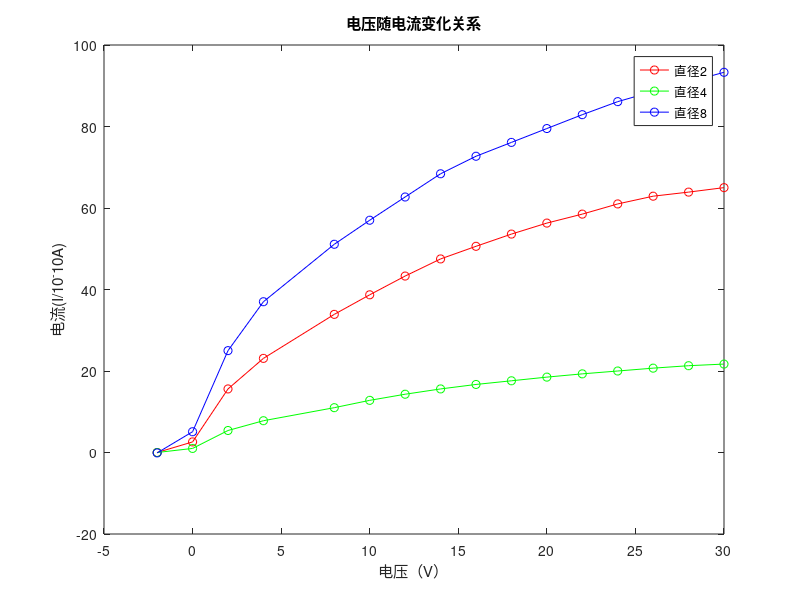

Recreate this plot in MATLAB.
x = [-2 0 2 4 8 10 12 14 16 18 20 22 24 26 28 30];
y1 = [0 2.6 15.6 23.1 33.9 38.7 43.3 47.5 50.6 53.6 56.3 58.5 61.0 62.9 63.9 65.0];
y2 = [0 1.0 5.4 7.8 11.0 12.8 14.3 15.6 16.7 17.6 18.5 19.3 20.0 20.7 21.3 21.7];
y3 = [-0.1, 5.1, 25.0, 37.0, 51.1, 57.0, 62.7, 68.4, 72.7, 76.1, 79.5, 82.9, 86.1, 88.6, 90.9, 93.3];

% 绘制三条曲线
plot(x, y1, 'o-r');
hold on;
plot(x, y2, 'o-g');
plot(x, y3, 'o-b');
hold off;

% 添加坐标轴标签和标题
xlabel('电压（V）');
ylabel('电流(I/10^-10A)');
title('电压随电流变化关系');

% 添加图例
legend('直径2', '直径4', '直径8');
